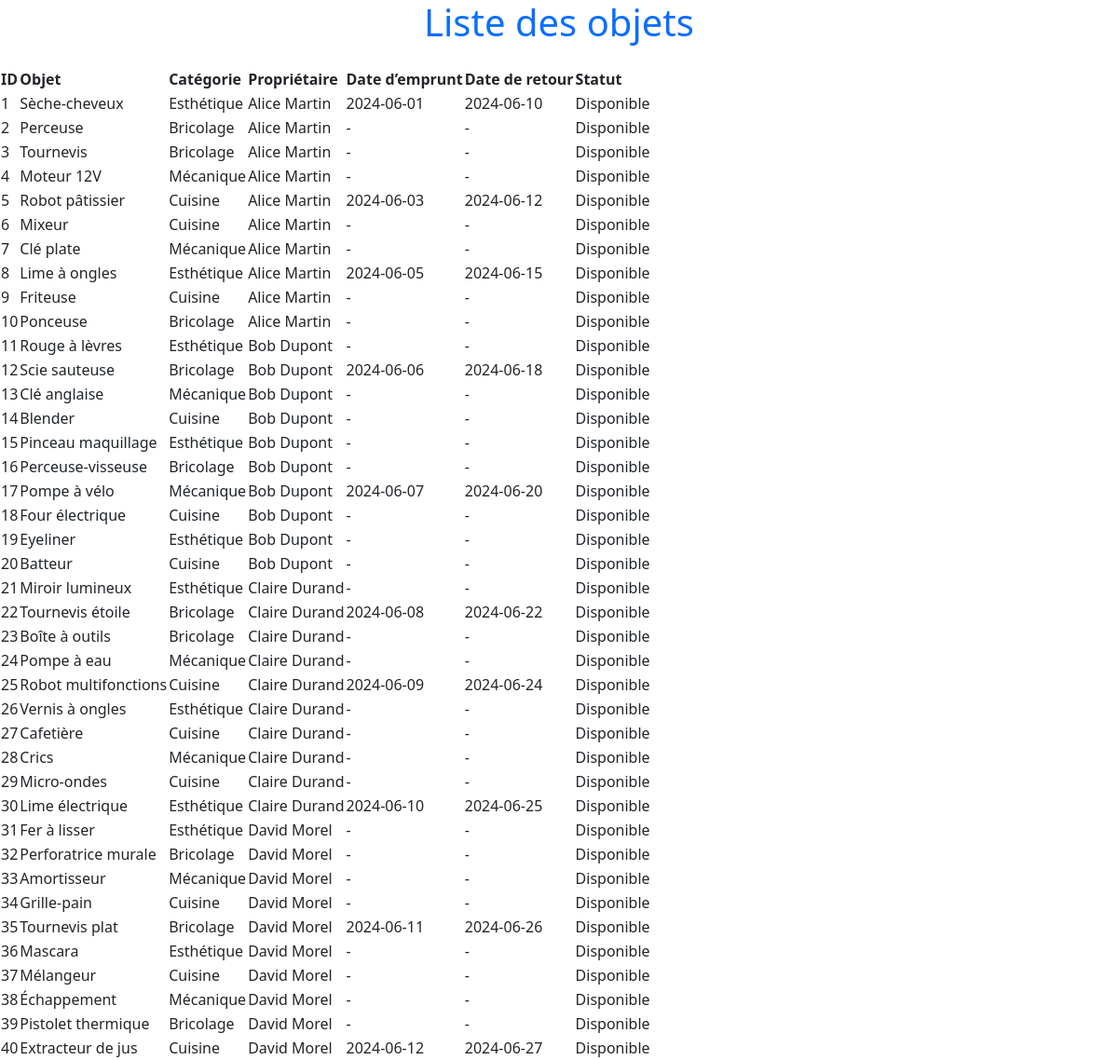
Page /pages/home.php on the committed database.
### tables this page shows
CREATE TABLE objet (
    id_objet INT UNSIGNED AUTO_INCREMENT PRIMARY KEY,
    nom_objet VARCHAR(100) NOT NULL,
    id_categorie INT UNSIGNED,
    id_membre INT UNSIGNED,
    FOREIGN KEY (id_categorie) REFERENCES categorie_objet(id_categorie) ON DELETE SET NULL,
    FOREIGN KEY (id_membre) REFERENCES membre(id_membre) ON DELETE CASCADE
);

CREATE TABLE categorie_objet (
    id_categorie INT UNSIGNED AUTO_INCREMENT PRIMARY KEY,
    nom_categorie VARCHAR(100) NOT NULL
);

CREATE TABLE membre (
    id_membre INT UNSIGNED AUTO_INCREMENT PRIMARY KEY,
    nom VARCHAR(100) NOT NULL,
    date_naissance DATE,
    genre ENUM('Homme', 'Femme', 'Autre'),
    email VARCHAR(150) UNIQUE NOT NULL,
    ville VARCHAR(100),
    mdp VARCHAR(255) NOT NULL,
    image_profil VARCHAR(255)
);

CREATE TABLE emprunt (
    id_emprunt INT UNSIGNED AUTO_INCREMENT PRIMARY KEY,
    id_objet INT UNSIGNED,
    id_membre INT UNSIGNED,
    date_emprunt DATE NOT NULL,
    date_retour DATE,
    FOREIGN KEY (id_objet) REFERENCES objet(id_objet) ON DELETE CASCADE,
    FOREIGN KEY (id_membre) REFERENCES membre(id_membre) ON DELETE CASCADE
);

### inc/fonction.php (called while the page is built, shortened)
<?php
    function listerObjetsAvecEmprunt($connect) {
        $sql = "
            SELECT o.id_objet, o.nom_objet, c.nom_categorie, m.nom AS proprietaire,
                   e.date_emprunt, e.date_retour
            FROM objet o
            JOIN membre m ON o.id_membre = m.id_membre
            JOIN categorie_objet c ON o.id_categorie = c.id_categorie
            LEFT JOIN emprunt e ON o.id_objet = e.id_objet
            ORDER BY o.id_objet
        ";
        $resultat = mysqli_query($connect, $sql);
        return $resultat;
    }
 ?>

### pages/home.php (the view, shortened to what this page needs)
<?php
require_once '../inc/fonction.php';
$connect = dbconnect();
$resultat = listerObjetsAvecEmprunt($connect);
?>
<!DOCTYPE html>
<html lang="en">
<head>
    <link rel="stylesheet" href="assets/css/bootstrap/css/bootstrap.min.css" rel="stylesheet">
</head>
<body>
    <main>
        <header>
            <h1 class="mb-4 text-center text-primary">Liste des objets</h1>
        </header>
<table>
    <tr>
        <th>ID</th>
        <th>Objet</th>
        <th>Catégorie</th>
        <th>Propriétaire</th>
        <th>Date d’emprunt</th>
        <th>Date de retour</th>
        <th>Statut</th>
    </tr>
<?php while ($row = mysqli_fetch_assoc($resultat)): ?>
    <tr>
        <td><?= $row['id_objet'] ?></td>
        <td><?= $row['nom_objet'] ?></td>
        <td><?= $row['nom_categorie'] ?></td>
        <td><?= $row['proprietaire'] ?></td>
        <td><?= $row['date_emprunt'] ?? '-' ?></td>
        <td><?= $row['date_retour'] ?? '-' ?></td>
        <td><?= ($row['date_emprunt'] && (!$row['date_retour'] || $row['date_retour'] >= date('Y-m-d'))) ? "Emprunté" : "Disponible" ?></td>
    </tr>
<?php endwhile; ?>
</table>
</main>
</body>
</html>

### rows in the picture
objet: id_objet "1", nom_objet "Sèche-cheveux", id_categorie.nom_categorie "Esthétique", id_membre.nom "Alice Martin", emprunt.date_emprunt "2024-06-01", emprunt.date_retour "2024-06-10"
objet: id_objet "2", nom_objet "Perceuse", id_categorie.nom_categorie "Bricolage", id_membre.nom "Alice Martin", date_emprunt "-", date_retour "-"
objet: id_objet "3", nom_objet "Tournevis", id_categorie.nom_categorie "Bricolage", id_membre.nom "Alice Martin", date_emprunt "-", date_retour "-"
objet: id_objet "4", nom_objet "Moteur 12V", id_categorie.nom_categorie "Mécanique", id_membre.nom "Alice Martin", date_emprunt "-", date_retour "-"
objet: id_objet "5", nom_objet "Robot pâtissier", id_categorie.nom_categorie "Cuisine", id_membre.nom "Alice Martin", emprunt.date_emprunt "2024-06-03", emprunt.date_retour "2024-06-12"
objet: id_objet "6", nom_objet "Mixeur", id_categorie.nom_categorie "Cuisine", id_membre.nom "Alice Martin", date_emprunt "-", date_retour "-"
objet: id_objet "7", nom_objet "Clé plate", id_categorie.nom_categorie "Mécanique", id_membre.nom "Alice Martin", date_emprunt "-", date_retour "-"
objet: id_objet "8", nom_objet "Lime à ongles", id_categorie.nom_categorie "Esthétique", id_membre.nom "Alice Martin", emprunt.date_emprunt "2024-06-05", emprunt.date_retour "2024-06-15"
objet: id_objet "9", nom_objet "Friteuse", id_categorie.nom_categorie "Cuisine", id_membre.nom "Alice Martin", date_emprunt "-", date_retour "-"
objet: id_objet "10", nom_objet "Ponceuse", id_categorie.nom_categorie "Bricolage", id_membre.nom "Alice Martin", date_emprunt "-", date_retour "-"
objet: id_objet "11", nom_objet "Rouge à lèvres", id_categorie.nom_categorie "Esthétique", id_membre.nom "Bob Dupont", date_emprunt "-", date_retour "-"
objet: id_objet "12", nom_objet "Scie sauteuse", id_categorie.nom_categorie "Bricolage", id_membre.nom "Bob Dupont", emprunt.date_emprunt "2024-06-06", emprunt.date_retour "2024-06-18"
objet: id_objet "13", nom_objet "Clé anglaise", id_categorie.nom_categorie "Mécanique", id_membre.nom "Bob Dupont", date_emprunt "-", date_retour "-"
objet: id_objet "14", nom_objet "Blender", id_categorie.nom_categorie "Cuisine", id_membre.nom "Bob Dupont", date_emprunt "-", date_retour "-"
objet: id_objet "15", nom_objet "Pinceau maquillage", id_categorie.nom_categorie "Esthétique", id_membre.nom "Bob Dupont", date_emprunt "-", date_retour "-"
objet: id_objet "16", nom_objet "Perceuse-visseuse", id_categorie.nom_categorie "Bricolage", id_membre.nom "Bob Dupont", date_emprunt "-", date_retour "-"
objet: id_objet "17", nom_objet "Pompe à vélo", id_categorie.nom_categorie "Mécanique", id_membre.nom "Bob Dupont", emprunt.date_emprunt "2024-06-07", emprunt.date_retour "2024-06-20"
objet: id_objet "18", nom_objet "Four électrique", id_categorie.nom_categorie "Cuisine", id_membre.nom "Bob Dupont", date_emprunt "-", date_retour "-"
objet: id_objet "19", nom_objet "Eyeliner", id_categorie.nom_categorie "Esthétique", id_membre.nom "Bob Dupont", date_emprunt "-", date_retour "-"
objet: id_objet "20", nom_objet "Batteur", id_categorie.nom_categorie "Cuisine", id_membre.nom "Bob Dupont", date_emprunt "-", date_retour "-"
objet: id_objet "21", nom_objet "Miroir lumineux", id_categorie.nom_categorie "Esthétique", id_membre.nom "Claire Durand", date_emprunt "-", date_retour "-"
objet: id_objet "22", nom_objet "Tournevis étoile", id_categorie.nom_categorie "Bricolage", id_membre.nom "Claire Durand", emprunt.date_emprunt "2024-06-08", emprunt.date_retour "2024-06-22"
objet: id_objet "23", nom_objet "Boîte à outils", id_categorie.nom_categorie "Bricolage", id_membre.nom "Claire Durand", date_emprunt "-", date_retour "-"
objet: id_objet "24", nom_objet "Pompe à eau", id_categorie.nom_categorie "Mécanique", id_membre.nom "Claire Durand", date_emprunt "-", date_retour "-"
objet: id_objet "25", nom_objet "Robot multifonctions", id_categorie.nom_categorie "Cuisine", id_membre.nom "Claire Durand", emprunt.date_emprunt "2024-06-09", emprunt.date_retour "2024-06-24"
objet: id_objet "26", nom_objet "Vernis à ongles", id_categorie.nom_categorie "Esthétique", id_membre.nom "Claire Durand", date_emprunt "-", date_retour "-"
objet: id_objet "27", nom_objet "Cafetière", id_categorie.nom_categorie "Cuisine", id_membre.nom "Claire Durand", date_emprunt "-", date_retour "-"
objet: id_objet "28", nom_objet "Crics", id_categorie.nom_categorie "Mécanique", id_membre.nom "Claire Durand", date_emprunt "-", date_retour "-"
objet: id_objet "29", nom_objet "Micro-ondes", id_categorie.nom_categorie "Cuisine", id_membre.nom "Claire Durand", date_emprunt "-", date_retour "-"
objet: id_objet "30", nom_objet "Lime électrique", id_categorie.nom_categorie "Esthétique", id_membre.nom "Claire Durand", emprunt.date_emprunt "2024-06-10", emprunt.date_retour "2024-06-25"
objet: id_objet "31", nom_objet "Fer à lisser", id_categorie.nom_categorie "Esthétique", id_membre.nom "David Morel", date_emprunt "-", date_retour "-"
objet: id_objet "32", nom_objet "Perforatrice murale", id_categorie.nom_categorie "Bricolage", id_membre.nom "David Morel", date_emprunt "-", date_retour "-"
objet: id_objet "33", nom_objet "Amortisseur", id_categorie.nom_categorie "Mécanique", id_membre.nom "David Morel", date_emprunt "-", date_retour "-"
objet: id_objet "34", nom_objet "Grille-pain", id_categorie.nom_categorie "Cuisine", id_membre.nom "David Morel", date_emprunt "-", date_retour "-"
objet: id_objet "35", nom_objet "Tournevis plat", id_categorie.nom_categorie "Bricolage", id_membre.nom "David Morel", emprunt.date_emprunt "2024-06-11", emprunt.date_retour "2024-06-26"
objet: id_objet "36", nom_objet "Mascara", id_categorie.nom_categorie "Esthétique", id_membre.nom "David Morel", date_emprunt "-", date_retour "-"
objet: id_objet "37", nom_objet "Mélangeur", id_categorie.nom_categorie "Cuisine", id_membre.nom "David Morel", date_emprunt "-", date_retour "-"
objet: id_objet "38", nom_objet "Échappement", id_categorie.nom_categorie "Mécanique", id_membre.nom "David Morel", date_emprunt "-", date_retour "-"
objet: id_objet "39", nom_objet "Pistolet thermique", id_categorie.nom_categorie "Bricolage", id_membre.nom "David Morel", date_emprunt "-", date_retour "-"
objet: id_objet "40", nom_objet "Extracteur de jus", id_categorie.nom_categorie "Cuisine", id_membre.nom "David Morel", emprunt.date_emprunt "2024-06-12", emprunt.date_retour "2024-06-27"
